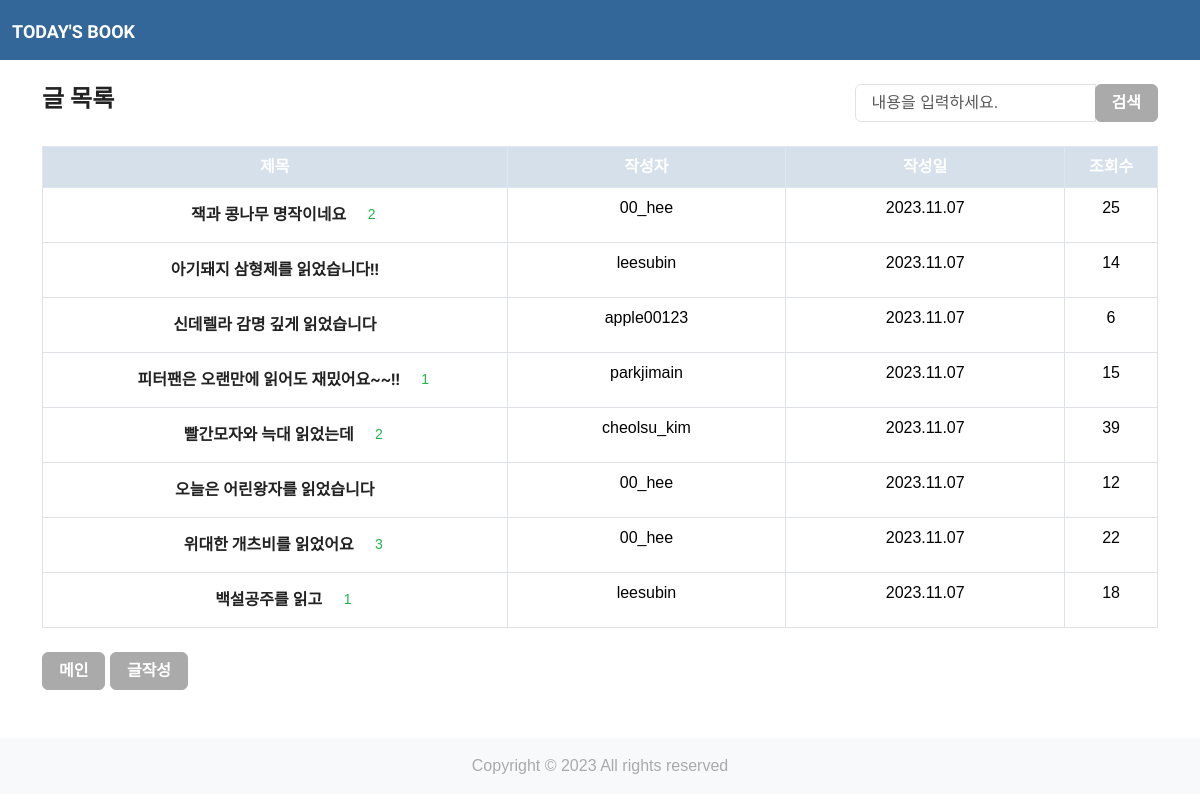
Page /reading_blog/ on the earlier database version.
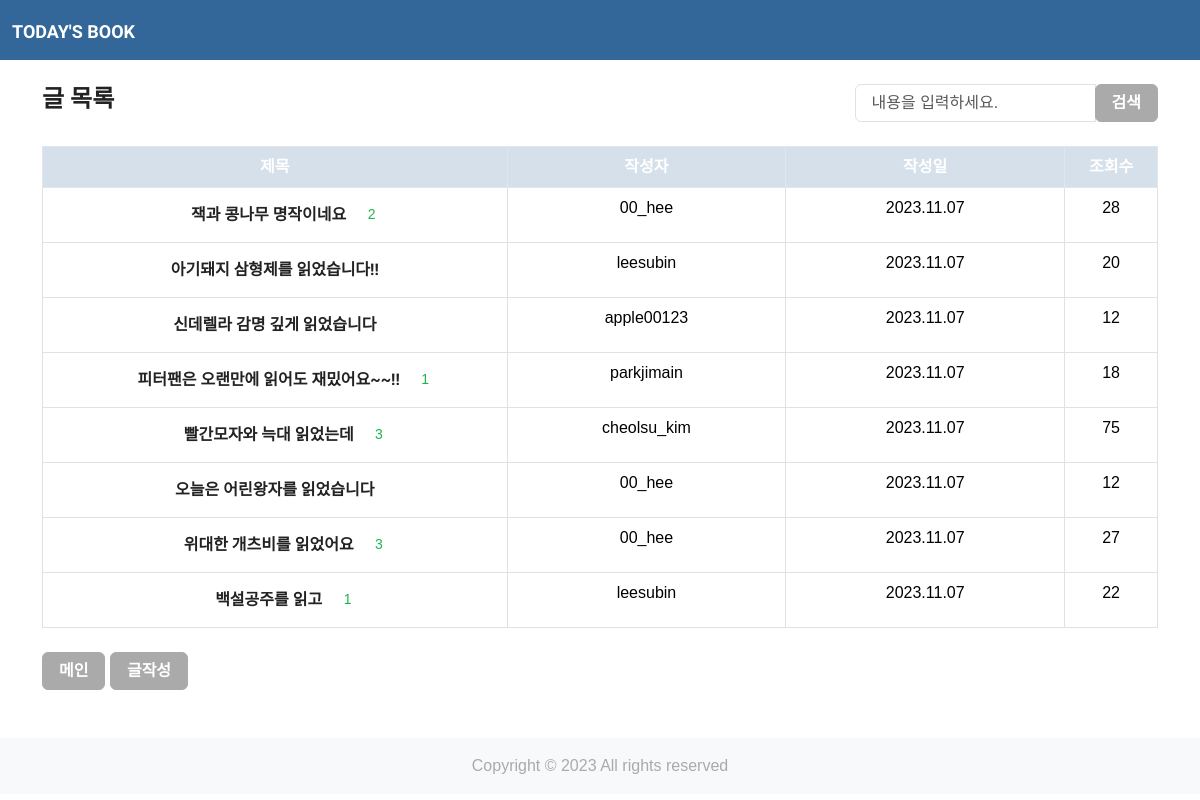
Same page on the later database version.
### reading_blog/models.py (models this page shows, shortened)
class Post(models.Model):
    author = models.ForeignKey(
        User, on_delete=models.CASCADE
    )
    title = models.CharField(max_length=100)
    content = models.TextField()
    thumb_image = models.ImageField(
        upload_to='reading_blog/images/%Y/%m/%d/', blank=True)
    image_upload = models.ImageField(upload_to='blog/%Y/%m/%d/', blank=True, null=True)
    file_upload = models.FileField(
        upload_to='reading_blog/files/%Y/%m/%d/', blank=True)
    created_at = models.DateTimeField(auto_now_add=True)
    updated_at = models.DateField(auto_now=True)
    view_count = models.PositiveIntegerField(default=0)
    tags = models.ManyToManyField('Tag', blank=True)

### reading_blog/views.py (the view)
class PostList(ListView):
    model = Post
    ordering = '-pk'
    def get_queryset(self):
        qs = super().get_queryset()
        q = self.request.GET.get('q', '')
        if q:
            qs = qs.filter(title__icontains=q)
        return qs

### templates/reading_blog/post_list.html (shortened to what this page needs)
{% extends 'base.html' %}
{% load static %}
{% block content %}
<div class="container mt-4">
    <div class="d-flex justify-content-between align-items-center">
        <h4>글 목록</h4>
        <form class="form-inline" action="" method="GET">
            <div class="input-group">
                <input class="form-control" type="text" name="q" value="{{ request.GET.q }}" placeholder="내용을 입력하세요.">
                <div class="input-group-append">
                    <button class="btn btn-secondary" type="submit">검색</button>
                </div>
            </div>
        </form>
    </div>
    <table class="table table-bordered mt-4 text-center table-hover text-dark">
        <thead class="table-light">
        {% if post_list %}
        <tr class="table-info">
            <th class="col-5">제목</th>
            <th class="col-3">작성자</th>
            <th class="col-3">작성일</th>
            <th class="col-1">조회수</th>
        </tr>
        </thead>
        <tbody>
        {% for post in post_list %}
        <tr>
            <td class="col-5">
                <a href="{% url 'reading_blog:post_detail' pk=post.pk %}" class="btn">{{ post.title }}</a>
                {% if post.comments.count > 0 %}
                <span class="text-success small ml-2">{{ post.comments.count }}</span>
                {% endif %}
            </td>
            <td class="col-3">{{ post.author.username }}</td>
            <td class="col-3">{{ post.created_at|date:"Y.m.d" }}</td>
            <td class="col-1">{{ post.view_count }}</td>
        </tr>
        {% endfor %}
        </tbody>
    </table>
    {% else %}
    <p>작성된 게시글이 없습니다.</p>
    {% endif %}
    <div class="text-left mt-4">
        <a href="{% url 'main:index' %}" class="btn btn-secondary">메인</a>
        <a href="{% url 'reading_blog:post_new' %}" class="btn btn-secondary">글작성</a>
    </div>
</div>
{% endblock %}

Differences in the rows shown:
changed Post "잭과 콩나무 명작이네요": view_count "25" → "28"
changed Post "아기돼지 삼형제를 읽었습니다!!": view_count "14" → "20"
changed Post "신데렐라 감명 깊게 읽었습니다": view_count "6" → "12"
changed Post "피터팬은 오랜만에 읽어도 재밌어요~~!!": view_count "15" → "18"
changed Post "빨간모자와 늑대 읽었는데": comments.count "2" → "3"; view_count "39" → "75"
changed Post "위대한 개츠비를 읽었어요": view_count "22" → "27"
changed Post "백설공주를 읽고": view_count "18" → "22"
